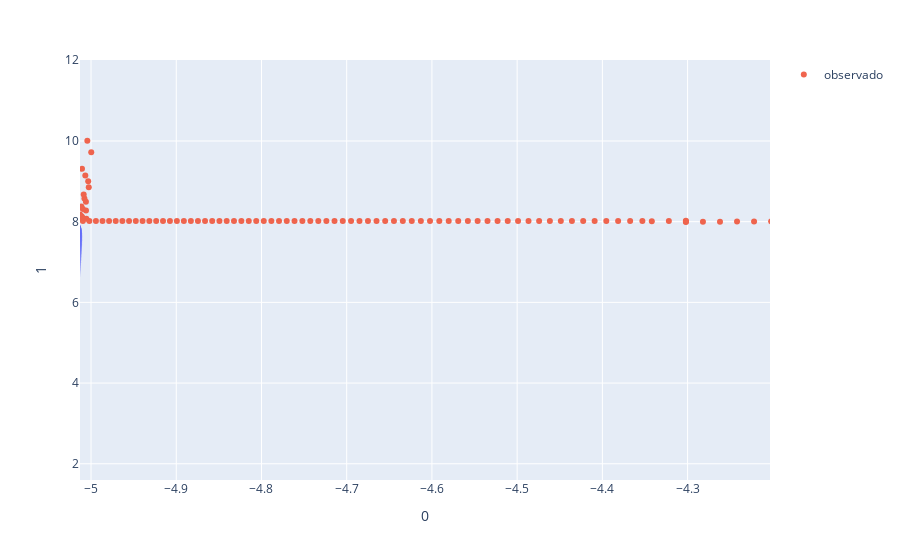

The notebook cell saved with this chart:
### Code cell
import pandas as pd
import numpy as np
import plotly.express as px

#x = np.arange(1, 101).reshape(-1, 1)
#y = np.linspace(100, 120, 100).reshape(-1,1)
#p = np.array([x, y]).
#print(p.shape)
df = pd.read_csv('./catkin_ws/src/tangent_bug/debug.csv', index_col=0)
df2 = pd.read_csv('./catkin_ws/src/tangent_bug/debugmat.csv', index_col=0)
fig = px.scatter(df, x='0', y='1', opacity=0.4)
fig.add_scatter(x=df2['0'], y=df2['1'], mode='markers', name='observado', opacity=0.9)
fig.update_xaxes(range=[df2.min()['0'], df2.max()['0']*1.2])
fig.update_yaxes(range=[df2.min()['1']*0.2, df2.max()['1']*1.2])
fig.show()

### Figure 1 — Plotly figure (JSON) as saved in the notebook; plotly's stock layout.template omitted (floating-point values rounded to 4 significant figures; data arrays with more than 128 entries replaced by an {"elided": "..."} marker saying what was removed)
{"data": [{"hovertemplate": "0=%{x}<br>1=%{y}<extra></extra>", "legendgroup": "", "marker": {"color": "#636efa", "opacity": 0.4, "symbol": "circle"}, "mode": "markers", "name": "", "orientation": "v", "showlegend": false, "type": "scatter", "x": {"elided": "1000 float values"}, "xaxis": "x", "y": {"elided": "1000 float values"}, "yaxis": "y"}, {"mode": "markers", "name": "observado", "opacity": 0.9, "type": "scatter", "x": [-3.503, -3.53, -3.557, -3.583, -3.649, -3.671, -3.696, -3.741, -3.76, -3.784, -3.807, -3.843, -3.866, -3.9, -3.922, -3.934, -3.956, -3.986, -4.007, -4.028, -4.056, -4.076, -4.082, -4.102, -4.122, -4.142, -4.162, -4.182, -4.182, -4.202, -4.222, -4.242, -4.262, -4.282, -4.302, -4.302, -4.302, -4.322, -4.342, -4.353, -4.367, -4.382, -4.395, -4.409, -4.423, -4.436, -4.449, -4.462, -4.474, -4.487, -4.499, -4.511, -4.523, -4.535, -4.546, -4.558, -4.569, -4.58, -4.591, -4.602, -4.613, -4.624, -4.634, -4.645, -4.655, -4.665, -4.675, -4.685, -4.695, -4.705, -4.714, -4.724, -4.733, -4.743, -4.752, -4.761, -4.77, -4.779, -4.788, -4.797, -4.806, -4.815, -4.824, -4.832, -4.841, -4.849, -4.858, -4.866, -4.875, -4.883, -4.891, -4.899, -4.907, -4.916, -4.924, -4.932, -4.94, -4.947, -4.955, -4.963, -4.971, -4.979, -4.987, -4.994, -5.002, -5.01, -5.005, -5.01, -5.011, -5.013, -5.006, -5.01, -5.011, -5.006, -5.008, -5.009, -5.003, -5.003, -5.007, -5.011, -5.0, -5.004], "y": [7.99, 7.994, 7.999, 8.003, 7.986, 7.991, 7.995, 7.987, 7.992, 7.995, 7.997, 7.992, 7.994, 7.988, 7.99, 7.997, 7.999, 7.993, 7.994, 7.995, 7.99, 7.99, 8.001, 8.0, 8.0, 7.999, 7.998, 7.996, 8.011, 8.009, 8.006, 8.004, 8.0, 7.997, 7.993, 8.007, 8.022, 8.017, 8.012, 8.016, 8.016, 8.016, 8.016, 8.016, 8.016, 8.016, 8.016, 8.016, 8.016, 8.016, 8.016, 8.016, 8.016, 8.016, 8.016, 8.016, 8.016, 8.016, 8.016, 8.016, 8.016, 8.016, 8.016, 8.016, 8.016, 8.016, 8.016, 8.016, 8.016, 8.016, 8.016, 8.016, 8.016, 8.016, 8.016, 8.016, 8.016, 8.016, 8.016, 8.016, 8.016, 8.016, 8.016, 8.016, 8.016, 8.016, 8.016, 8.016, 8.016, 8.016, 8.016, 8.016, 8.016, 8.016, 8.016, 8.016, 8.016, 8.016, 8.016, 8.016, 8.016, 8.016, 8.016, 8.016, 8.016, 8.016, 8.076, 8.096, 8.136, 8.176, 8.276, 8.316, 8.376, 8.496, 8.576, 8.676, 8.856, 9.0, 9.142, 9.309, 9.723, 10.01]}], "layout": {"legend": {"tracegroupgap": 0}, "margin": {"t": 60}, "xaxis": {"anchor": "y", "domain": [0, 1], "range": [-5.013, -4.203], "title": {"text": "0"}}, "yaxis": {"anchor": "x", "domain": [0, 1], "range": [1.597, 12.01], "title": {"text": "1"}}}}
